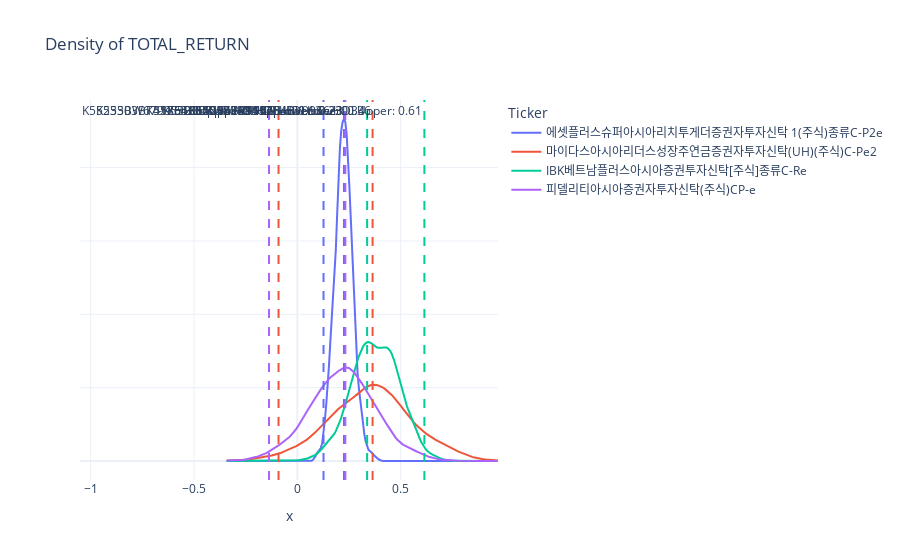

Notebook cell for this chart:
### Code cell
plot_posterior(be.bayesian_data['trace'], tickers, security_names=security_names)

### Figure 1 — Plotly figure (JSON) as saved in the notebook; plotly's stock layout.template omitted (floating-point values rounded to 4 significant figures; data arrays with more than 128 entries replaced by an {"elided": "..."} marker saying what was removed)
{"data": [{"hovertemplate": "Ticker=K55364CF7048<br>x=%{x}<br>density=%{y}<extra></extra>", "legendgroup": "K55364CF7048", "line": {"color": "#636efa", "dash": "solid"}, "marker": {"symbol": "circle"}, "mode": "lines", "name": "에셋플러스슈퍼아시아리치투게더증권자투자신탁 1(주식)종류C-P2e", "orientation": "v", "showlegend": true, "type": "scatter", "x": {"elided": "200 float values"}, "xaxis": "x", "y": {"elided": "200 float values"}, "yaxis": "y"}, {"hovertemplate": "Ticker=K55303BT4176<br>x=%{x}<br>density=%{y}<extra></extra>", "legendgroup": "K55303BT4176", "line": {"color": "#EF553B", "dash": "solid"}, "marker": {"symbol": "circle"}, "mode": "lines", "name": "마이다스아시아리더스성장주연금증권자투자신탁(UH)(주식)C-Pe2", "orientation": "v", "showlegend": true, "type": "scatter", "x": {"elided": "200 float values"}, "xaxis": "x", "y": {"elided": "200 float values"}, "yaxis": "y"}, {"hovertemplate": "Ticker=K55234BY9966<br>x=%{x}<br>density=%{y}<extra></extra>", "legendgroup": "K55234BY9966", "line": {"color": "#00cc96", "dash": "solid"}, "marker": {"symbol": "circle"}, "mode": "lines", "name": "IBK베트남플러스아시아증권투자신탁[주식]종류C-Re", "orientation": "v", "showlegend": true, "type": "scatter", "x": {"elided": "200 float values"}, "xaxis": "x", "y": {"elided": "200 float values"}, "yaxis": "y"}, {"hovertemplate": "Ticker=K55235BW6799<br>x=%{x}<br>density=%{y}<extra></extra>", "legendgroup": "K55235BW6799", "line": {"color": "#ab63fa", "dash": "solid"}, "marker": {"symbol": "circle"}, "mode": "lines", "name": "피델리티아시아증권자투자신탁(주식)CP-e", "orientation": "v", "showlegend": true, "type": "scatter", "x": {"elided": "200 float values"}, "xaxis": "x", "y": {"elided": "200 float values"}, "yaxis": "y"}], "layout": {"annotations": [{"showarrow": false, "text": "K55364CF7048 HDI Lower: 0.23", "x": 0.2258, "xanchor": "right", "xref": "x", "y": 1, "yanchor": "top", "yref": "y domain"}, {"showarrow": false, "text": "K55364CF7048 HDI Upper: 0.13", "x": 0.1269, "xanchor": "right", "xref": "x", "y": 1, "yanchor": "top", "yref": "y domain"}, {"showarrow": false, "text": "K55303BT4176 HDI Lower: 0.36", "x": 0.3643, "xanchor": "right", "xref": "x", "y": 1, "yanchor": "top", "yref": "y domain"}, {"showarrow": false, "text": "K55303BT4176 HDI Upper: -0.09", "x": -0.09077, "xanchor": "right", "xref": "x", "y": 1, "yanchor": "top", "yref": "y domain"}, {"showarrow": false, "text": "K55234BY9966 HDI Lower: 0.34", "x": 0.3379, "xanchor": "right", "xref": "x", "y": 1, "yanchor": "top", "yref": "y domain"}, {"showarrow": false, "text": "K55234BY9966 HDI Upper: 0.61", "x": 0.6149, "xanchor": "right", "xref": "x", "y": 1, "yanchor": "top", "yref": "y domain"}, {"showarrow": false, "text": "K55235BW6799 HDI Lower: 0.23", "x": 0.2324, "xanchor": "right", "xref": "x", "y": 1, "yanchor": "top", "yref": "y domain"}, {"showarrow": false, "text": "K55235BW6799 HDI Upper: -0.14", "x": -0.1369, "xanchor": "right", "xref": "x", "y": 1, "yanchor": "top", "yref": "y domain"}], "autosize": true, "legend": {"title": {"text": "Ticker"}, "tracegroupgap": 0}, "shapes": [{"line": {"color": "#636efa", "dash": "dash"}, "name": "K55364CF7048 HDI", "type": "line", "x0": 0.2258, "x1": 0.2258, "xref": "x", "y0": 0, "y1": 1, "yref": "y domain"}, {"line": {"color": "#636efa", "dash": "dash"}, "name": "K55364CF7048 HDI", "type": "line", "x0": 0.1269, "x1": 0.1269, "xref": "x", "y0": 0, "y1": 1, "yref": "y domain"}, {"line": {"color": "#EF553B", "dash": "dash"}, "name": "K55303BT4176 HDI", "type": "line", "x0": 0.3643, "x1": 0.3643, "xref": "x", "y0": 0, "y1": 1, "yref": "y domain"}, {"line": {"color": "#EF553B", "dash": "dash"}, "name": "K55303BT4176 HDI", "type": "line", "x0": -0.09077, "x1": -0.09077, "xref": "x", "y0": 0, "y1": 1, "yref": "y domain"}, {"line": {"color": "#00cc96", "dash": "dash"}, "name": "K55234BY9966 HDI", "type": "line", "x0": 0.3379, "x1": 0.3379, "xref": "x", "y0": 0, "y1": 1, "yref": "y domain"}, {"line": {"color": "#00cc96", "dash": "dash"}, "name": "K55234BY9966 HDI", "type": "line", "x0": 0.6149, "x1": 0.6149, "xref": "x", "y0": 0, "y1": 1, "yref": "y domain"}, {"line": {"color": "#ab63fa", "dash": "dash"}, "name": "K55235BW6799 HDI", "type": "line", "x0": 0.2324, "x1": 0.2324, "xref": "x", "y0": 0, "y1": 1, "yref": "y domain"}, {"line": {"color": "#ab63fa", "dash": "dash"}, "name": "K55235BW6799 HDI", "type": "line", "x0": -0.1369, "x1": -0.1369, "xref": "x", "y0": 0, "y1": 1, "yref": "y domain"}], "title": {"text": "Density of TOTAL_RETURN"}, "xaxis": {"anchor": "y", "autorange": true, "domain": [0, 1], "range": [-0.5291, 0.9711], "title": {"text": "x"}, "type": "linear"}, "yaxis": {"anchor": "x", "autorange": true, "domain": [0, 1], "range": [-0.5181, 9.843], "showticklabels": false, "title": {"text": ""}, "type": "linear"}}}
